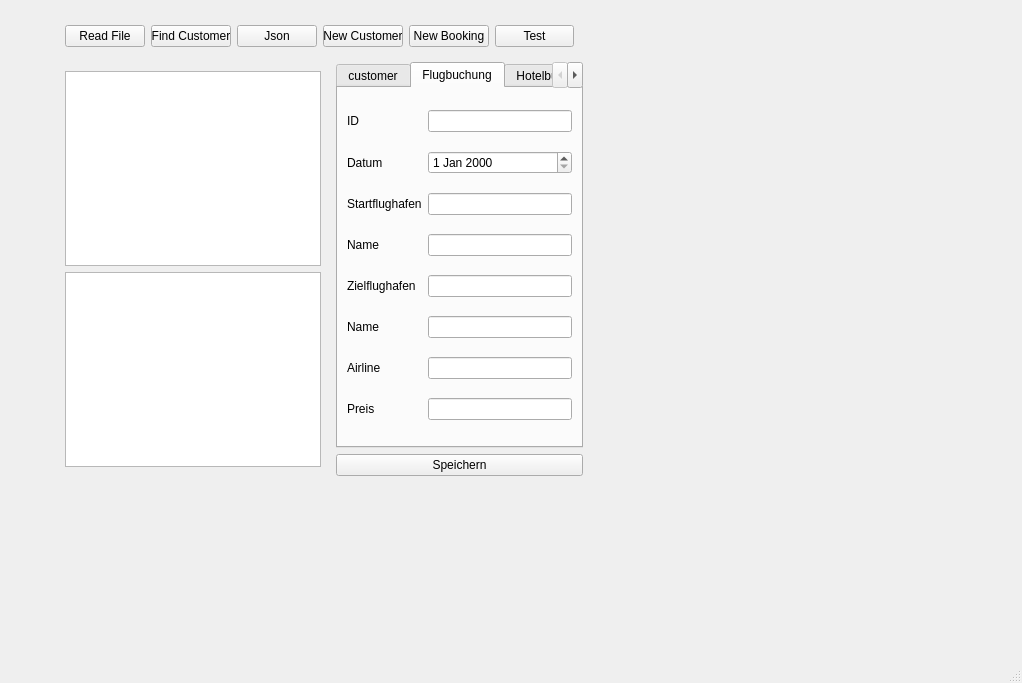
<?xml version="1.0" encoding="UTF-8"?>
<ui version="4.0">
 <class>MainWindow</class>
 <widget class="QMainWindow" name="MainWindow">
  <property name="enabled">
   <bool>true</bool>
  </property>
  <property name="geometry">
   <rect>
    <x>0</x>
    <y>0</y>
    <width>1022</width>
    <height>683</height>
   </rect>
  </property>
  <property name="windowTitle">
   <string>MainWindow</string>
  </property>
  <widget class="QWidget" name="centralwidget">
   <widget class="QWidget" name="">
    <property name="geometry">
     <rect>
      <x>56</x>
      <y>16</y>
      <width>527</width>
      <height>460</height>
     </rect>
    </property>
    <layout class="QVBoxLayout" name="verticalLayout_3">
     <item>
      <widget class="QWidget" name="widget" native="true">
       <layout class="QHBoxLayout" name="horizontalLayout">
        <item>
         <widget class="QPushButton" name="pushButton">
          <property name="text">
           <string>Read File</string>
          </property>
         </widget>
        </item>
        <item>
         <widget class="QPushButton" name="pushButton_2">
          <property name="text">
           <string>Find Customer</string>
          </property>
         </widget>
        </item>
        <item>
         <widget class="QPushButton" name="pushButton_4">
          <property name="text">
           <string>Json</string>
          </property>
         </widget>
        </item>
        <item>
         <widget class="QPushButton" name="pushButton_5">
          <property name="text">
           <string>New Customer</string>
          </property>
         </widget>
        </item>
        <item>
         <widget class="QPushButton" name="pushButton_6">
          <property name="text">
           <string>New Booking</string>
          </property>
         </widget>
        </item>
        <item>
         <widget class="QPushButton" name="pushButton_7">
          <property name="text">
           <string>Test</string>
          </property>
         </widget>
        </item>
       </layout>
      </widget>
     </item>
     <item>
      <layout class="QHBoxLayout" name="horizontalLayout_2">
       <item>
        <widget class="QWidget" name="widget_2" native="true">
         <layout class="QVBoxLayout" name="verticalLayout">
          <item>
           <widget class="QTableWidget" name="tableWidget">
            <property name="editTriggers">
             <set>QAbstractItemView::NoEditTriggers</set>
            </property>
            <property name="sortingEnabled">
             <bool>true</bool>
            </property>
           </widget>
          </item>
          <item>
           <widget class="QTableWidget" name="tableWidget_2">
            <property name="editTriggers">
             <set>QAbstractItemView::NoEditTriggers</set>
            </property>
            <property name="sortingEnabled">
             <bool>true</bool>
            </property>
           </widget>
          </item>
         </layout>
        </widget>
       </item>
       <item>
        <layout class="QVBoxLayout" name="verticalLayout_2">
         <item>
          <widget class="QTabWidget" name="tabWidget">
           <property name="currentIndex">
            <number>1</number>
           </property>
           <widget class="QWidget" name="tab_cunstomer">
            <attribute name="title">
             <string>customer</string>
            </attribute>
            <layout class="QGridLayout" name="gridLayout">
             <item row="0" column="0">
              <widget class="QLabel" name="label_20">
               <property name="text">
                <string>ID</string>
               </property>
              </widget>
             </item>
             <item row="0" column="1">
              <widget class="QLineEdit" name="lineEdit_idCu">
               <property name="readOnly">
                <bool>true</bool>
               </property>
              </widget>
             </item>
             <item row="1" column="0">
              <widget class="QLabel" name="label_21">
               <property name="text">
                <string>Vorname</string>
               </property>
              </widget>
             </item>
             <item row="1" column="1">
              <widget class="QLineEdit" name="lineEdit_VN">
               <property name="readOnly">
                <bool>true</bool>
               </property>
              </widget>
             </item>
             <item row="2" column="0">
              <widget class="QLabel" name="label_22">
               <property name="text">
                <string>Nachname</string>
               </property>
              </widget>
             </item>
             <item row="2" column="1">
              <widget class="QLineEdit" name="lineEdit_NN">
               <property name="readOnly">
                <bool>true</bool>
               </property>
              </widget>
             </item>
            </layout>
           </widget>
           <widget class="QWidget" name="tab_flight">
            <attribute name="title">
             <string>Flugbuchung</string>
            </attribute>
            <layout class="QGridLayout" name="gridLayout_2">
             <item row="0" column="0">
              <widget class="QLabel" name="label">
               <property name="text">
                <string>ID</string>
               </property>
              </widget>
             </item>
             <item row="0" column="1">
              <widget class="QLineEdit" name="lineEdit_idF">
               <property name="readOnly">
                <bool>true</bool>
               </property>
              </widget>
             </item>
             <item row="1" column="0">
              <widget class="QLabel" name="label_2">
               <property name="text">
                <string>Datum</string>
               </property>
              </widget>
             </item>
             <item row="1" column="1">
              <widget class="QDateEdit" name="dateEdit_f"/>
             </item>
             <item row="2" column="0">
              <widget class="QLabel" name="label_3">
               <property name="text">
                <string>Startflughafen</string>
               </property>
              </widget>
             </item>
             <item row="2" column="1">
              <widget class="QLineEdit" name="lineEdit_FDF"/>
             </item>
             <item row="3" column="0">
              <widget class="QLabel" name="label_23">
               <property name="text">
                <string>Name</string>
               </property>
              </widget>
             </item>
             <item row="3" column="1">
              <widget class="QLineEdit" name="lineEdit_fname1">
               <property name="enabled">
                <bool>true</bool>
               </property>
               <property name="readOnly">
                <bool>true</bool>
               </property>
              </widget>
             </item>
             <item row="4" column="0">
              <widget class="QLabel" name="label_4">
               <property name="text">
                <string>Zielflughafen</string>
               </property>
              </widget>
             </item>
             <item row="4" column="1">
              <widget class="QLineEdit" name="lineEdit_TDF"/>
             </item>
             <item row="5" column="0">
              <widget class="QLabel" name="label_24">
               <property name="text">
                <string>Name</string>
               </property>
              </widget>
             </item>
             <item row="5" column="1">
              <widget class="QLineEdit" name="lineEdit_fname2">
               <property name="readOnly">
                <bool>true</bool>
               </property>
              </widget>
             </item>
             <item row="6" column="0">
              <widget class="QLabel" name="label_5">
               <property name="text">
                <string>Airline</string>
               </property>
              </widget>
             </item>
             <item row="6" column="1">
              <widget class="QLineEdit" name="lineEdit_airline"/>
             </item>
             <item row="7" column="0">
              <widget class="QLabel" name="label_6">
               <property name="text">
                <string>Preis</string>
               </property>
              </widget>
             </item>
             <item row="7" column="1">
              <widget class="QLineEdit" name="lineEdit_preisF"/>
             </item>
            </layout>
           </widget>
           <widget class="QWidget" name="tab_hotel">
            <attribute name="title">
             <string>Hotelbuchung</string>
            </attribute>
            <layout class="QGridLayout" name="gridLayout_4">
             <item row="1" column="1">
              <widget class="QDateEdit" name="dateEdit_vonH"/>
             </item>
             <item row="0" column="0">
              <widget class="QLabel" name="label_7">
               <property name="text">
                <string>ID</string>
               </property>
              </widget>
             </item>
             <item row="3" column="0">
              <widget class="QLabel" name="label_10">
               <property name="text">
                <string>Hotel</string>
               </property>
              </widget>
             </item>
             <item row="4" column="0">
              <widget class="QLabel" name="label_11">
               <property name="text">
                <string>Stadt</string>
               </property>
              </widget>
             </item>
             <item row="4" column="1">
              <widget class="QLineEdit" name="lineEdit_city"/>
             </item>
             <item row="2" column="0">
              <widget class="QLabel" name="label_9">
               <property name="text">
                <string>Bis</string>
               </property>
              </widget>
             </item>
             <item row="5" column="0">
              <widget class="QLabel" name="label_12">
               <property name="text">
                <string>Preis</string>
               </property>
              </widget>
             </item>
             <item row="2" column="1">
              <widget class="QDateEdit" name="dateEdit_bisH"/>
             </item>
             <item row="5" column="1">
              <widget class="QLineEdit" name="lineEdit_preisH"/>
             </item>
             <item row="1" column="0">
              <widget class="QLabel" name="label_8">
               <property name="text">
                <string>Von</string>
               </property>
              </widget>
             </item>
             <item row="0" column="1">
              <widget class="QLineEdit" name="lineEdit_idH">
               <property name="readOnly">
                <bool>true</bool>
               </property>
              </widget>
             </item>
             <item row="3" column="1">
              <widget class="QLineEdit" name="lineEdit_hotel"/>
             </item>
            </layout>
           </widget>
           <widget class="QWidget" name="tab_car">
            <attribute name="title">
             <string>Wagenreservierung</string>
            </attribute>
            <layout class="QGridLayout" name="gridLayout_3">
             <item row="0" column="0">
              <widget class="QLabel" name="label_13">
               <property name="text">
                <string>ID</string>
               </property>
              </widget>
             </item>
             <item row="0" column="1">
              <widget class="QLineEdit" name="lineEdit_idC">
               <property name="readOnly">
                <bool>true</bool>
               </property>
              </widget>
             </item>
             <item row="1" column="0">
              <widget class="QLabel" name="label_14">
               <property name="text">
                <string>Von</string>
               </property>
              </widget>
             </item>
             <item row="1" column="1">
              <widget class="QDateEdit" name="dateEdit_vonC"/>
             </item>
             <item row="2" column="0">
              <widget class="QLabel" name="label_15">
               <property name="text">
                <string>Bis</string>
               </property>
              </widget>
             </item>
             <item row="2" column="1">
              <widget class="QDateEdit" name="dateEdit_bisC"/>
             </item>
             <item row="3" column="0">
              <widget class="QLabel" name="label_16">
               <property name="text">
                <string>PickUp-Ort</string>
               </property>
              </widget>
             </item>
             <item row="3" column="1">
              <widget class="QLineEdit" name="lineEdit_PU"/>
             </item>
             <item row="4" column="0">
              <widget class="QLabel" name="label_17">
               <property name="text">
                <string>Return-Ort</string>
               </property>
              </widget>
             </item>
             <item row="4" column="1">
              <widget class="QLineEdit" name="lineEdit_R"/>
             </item>
             <item row="5" column="0">
              <widget class="QLabel" name="label_18">
               <property name="text">
                <string>Company</string>
               </property>
              </widget>
             </item>
             <item row="5" column="1">
              <widget class="QLineEdit" name="lineEdit_company"/>
             </item>
             <item row="6" column="0">
              <widget class="QLabel" name="label_19">
               <property name="text">
                <string>Preis</string>
               </property>
              </widget>
             </item>
             <item row="6" column="1">
              <widget class="QLineEdit" name="lineEdit_preisC"/>
             </item>
            </layout>
           </widget>
          </widget>
         </item>
         <item>
          <widget class="QPushButton" name="pushButton_3">
           <property name="enabled">
            <bool>true</bool>
           </property>
           <property name="text">
            <string>Speichern</string>
           </property>
          </widget>
         </item>
        </layout>
       </item>
      </layout>
     </item>
    </layout>
   </widget>
  </widget>
  <widget class="QMenuBar" name="menubar">
   <property name="geometry">
    <rect>
     <x>0</x>
     <y>0</y>
     <width>1022</width>
     <height>22</height>
    </rect>
   </property>
  </widget>
  <widget class="QStatusBar" name="statusbar"/>
 </widget>
 <resources/>
 <connections/>
</ui>
